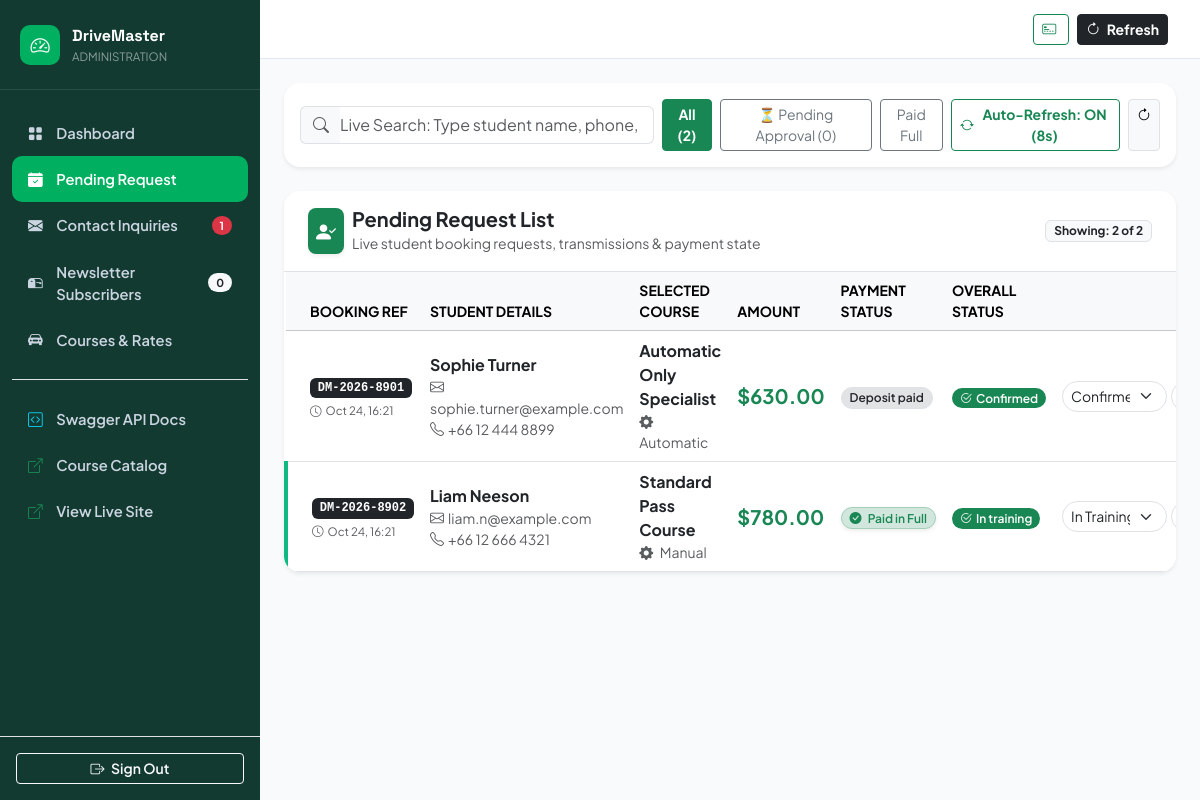
Page /admin/enrollments.php (signed in) on the committed database.
### tables this page shows
CREATE TABLE IF NOT EXISTS `enrollments` (
  `id` INT UNSIGNED AUTO_INCREMENT PRIMARY KEY,
  `booking_reference` VARCHAR(20) NOT NULL UNIQUE,
  `student_name` VARCHAR(100) NOT NULL,
  `student_email` VARCHAR(120) NOT NULL,
  `student_phone` VARCHAR(30) NOT NULL,
  `course_id` INT UNSIGNED DEFAULT NULL,
  `course_name` VARCHAR(120) NOT NULL,
  `course_price` DECIMAL(10, 2) NOT NULL DEFAULT 0.00,
  `pickup_address` VARCHAR(200) DEFAULT NULL,
  `preferred_start_date` DATE DEFAULT NULL,
  `preferred_transmission` ENUM('automatic', 'manual', 'either') DEFAULT 'automatic',
  `payment_gateway` VARCHAR(50) DEFAULT 'square',
  `payment_status` VARCHAR(50) DEFAULT 'unpaid',
  `payment_tx_id` VARCHAR(100) DEFAULT NULL,
  `card_last4` VARCHAR(10) DEFAULT NULL,
  `status` ENUM('pending', 'approved_to_pay', 'confirmed', 'in_training', 'completed', 'cancelled') DEFAULT 'pending',
  `admin_notes` TEXT DEFAULT NULL,
  `created_at` TIMESTAMP DEFAULT CURRENT_TIMESTAMP,
  `updated_at` TIMESTAMP DEFAULT CURRENT_TIMESTAMP ON UPDATE CURRENT_TIMESTAMP,
  CONSTRAINT `fk_enrollments_course` FOREIGN KEY (`course_id`) REFERENCES `courses` (`id`) ON DELETE SET NULL,
  INDEX `idx_enrollments_status` (`status`),
  INDEX `idx_enrollments_email` (`student_email`)
);

### admin/enrollments.php (the view, shortened to what the rows shown need)
<?php
require_once __DIR__ . '/../backend/src/Database.php';
require_once __DIR__ . '/../backend/src/Models/Enrollment.php';
require_once __DIR__ . '/../backend/src/Models/Inquiry.php';
$inquiryStats = Inquiry::countByStatus();
$filters = [];
$enrollments = Enrollment::all($filters);
?>
<!DOCTYPE html>
<html lang="en">
<head>
  <link rel="stylesheet" href="../assets/vendor/fonts/fonts.css">
  <link rel="stylesheet" href="../assets/vendor/bootstrap/css/bootstrap.min.css">
  <link rel="stylesheet" href="../assets/vendor/bootstrap-icons/bootstrap-icons.min.css">
</head>
<body>
  <aside class="admin-sidebar">
    <ul class="sidebar-nav">
      <li>
        <a href="inquiries.php" class="sidebar-nav-link">
          <i class="bi bi-envelope-fill"></i> Contact Inquiries
          <?php if (($inquiryStats['new'] ?? 0) > 0): ?>
            <span class="badge bg-danger ms-auto rounded-pill px-2"><?= $inquiryStats['new'] ?></span>
          <?php endif; ?>
        </a>
      </li>
    </ul>
  </aside>
  <div class="admin-main">
    <div class="p-4 flex-grow-1">
      <div class="card border-0 shadow-sm rounded-4 overflow-hidden bg-white mb-4">
        <div class="table-responsive">
          <table class="table table-hover align-middle mb-0" id="enrollmentsTable">
            <thead class="table-light small text-uppercase">
              <tr>
                <th class="ps-4">Booking Ref</th>
                <th>Student Details</th>
                <th>Selected Course</th>
                <th>Amount</th>
                <th>Payment Status</th>
                <th>Overall Status</th>
                <th class="text-end pe-4" style="min-width: 250px;">Approval &amp; Action</th>
              </tr>
            </thead>
            <tbody>
              <?php if (empty($enrollments)): ?>
                <tr>
                  <td colspan="7" class="text-center py-5 text-muted">
                    <i class="bi bi-calendar-x fs-1 d-block mb-2 text-secondary"></i>
                    No course bookings found for this filter.
                  </td>
                </tr>
              <?php else: ?>
                <?php foreach ($enrollments as $e):
                  $payStatus = $e['payment_status'] ?? 'unpaid';
                  $isPendingSquare = ($payStatus === 'payment_requested');
                  $isApprovedSquare = ($payStatus === 'approved_to_pay');
                  $isPaidSquare = ($payStatus === 'paid_in_full');
                  $isRejected = ($payStatus === 'rejected' || ($e['status'] ?? '') === 'cancelled');
                  $rowClass = $isPendingSquare ? 'pending-row' : ($isPaidSquare ? 'approved-row' : ($isRejected ? 'rejected-row' : ''));
                ?>
                  <tr class="<?= $rowClass ?>" data-search="<?= strtolower(htmlspecialchars(($e['student_name'] ?? '') . ' ' . ($e['student_email'] ?? '') . ' ' . ($e['student_phone'] ?? '') . ' ' . ($e['booking_reference'] ?? '') . ' ' . ($e['course_name'] ?? ''))) ?>">
                    <td class="ps-4">
                      <span class="badge bg-dark font-monospace text-uppercase"><?= htmlspecialchars($e['booking_reference']) ?></span>
                      <div class="small text-muted mt-1" style="font-size: 0.72rem;">
                        <i class="bi bi-clock me-1"></i><?= htmlspecialchars(date('M d, H:i', strtotime($e['created_at'] ?? 'now'))) ?>
                      </div>
                    </td>
                    <td>
                      <div class="fw-bold text-dark fs-6"><?= htmlspecialchars($e['student_name']) ?></div>
                      <div class="small"><a href="mailto:<?= htmlspecialchars($e['student_email']) ?>" class="text-decoration-none text-muted"><i class="bi bi-envelope me-1"></i><?= htmlspecialchars($e['student_email']) ?></a></div>
                      <div class="small text-muted"><i class="bi bi-telephone me-1"></i><?= htmlspecialchars($e['student_phone']) ?></div>
                    </td>
                    <td>
                      <div class="fw-bold text-dark"><?= htmlspecialchars($e['course_name']) ?></div>
                      <div class="small text-muted">
                        <i class="bi bi-gear-fill me-1"></i> <?= ucfirst(htmlspecialchars($e['preferred_transmission'] ?? 'automatic')) ?>
                      </div>
                    </td>
                    <td>
                      <div class="fw-bold text-success fs-5">$<?= number_format((float)$e['course_price'], 2) ?></div>
                    </td>
                    <td>
                      <?php if ($isPendingSquare): ?>
                        <span class="badge bg-warning-subtle text-dark py-1 px-2 border border-warning-subtle shadow-sm rounded-pill fw-semibold">
                          <i class="bi bi-hourglass-split text-warning me-1"></i> Payment Requested
                        </span>
                      <?php elseif ($isApprovedSquare): ?>
                        <span class="badge bg-info-subtle text-primary-emphasis py-1 px-2 border border-info-subtle rounded-pill fw-semibold">
                          <i class="bi bi-unlock-fill text-info me-1"></i> Approved - Waiting Student
                        </span>
                      <?php elseif ($isPaidSquare): ?>
                        <span class="badge bg-success-subtle text-success py-1 px-2 border border-success-subtle shadow-sm rounded-pill fw-semibold">
                          <i class="bi bi-check-circle-fill text-success me-1"></i> Paid in Full
                        </span>
                      <?php elseif ($payStatus === 'rejected'): ?>
                        <span class="badge bg-danger-subtle text-danger py-1 px-2 border border-danger-subtle rounded-pill fw-semibold">
                          <i class="bi bi-x-circle-fill text-danger me-1"></i> Rejected
                        </span>
                      <?php else: ?>
                        <span class="badge bg-secondary-subtle text-dark border py-1 px-2 rounded-pill fw-semibold">
                          <?= ucfirst(str_replace('_', ' ', $payStatus)) ?>
                        </span>
                      <?php endif; ?>
                    </td>
                    <td>
                      <?php
                        $statusBadgeClass = 'bg-secondary text-white';
                        $statusIcon = 'bi-circle';
                        $statusText = ucfirst(str_replace('_', ' ', $e['status'] ?? 'pending'));
                        if ($e['status'] === 'confirmed' || $isPaidSquare) {
                          $statusBadgeClass = 'bg-success text-white';
                          $statusIcon = 'bi-check2-circle';
                        } elseif ($isPendingSquare) {
                          $statusBadgeClass = 'bg-warning text-dark';
                          $statusIcon = 'bi-clock-history';
                        } elseif ($e['status'] === 'approved_to_pay' || $isApprovedSquare) {
                          $statusBadgeClass = 'bg-info-subtle text-primary border border-info-subtle';
                          $statusIcon = 'bi-unlock';
                          $statusText = 'Approved';
                        } elseif ($e['status'] === 'cancelled' || $payStatus === 'rejected') {
                          $statusBadgeClass = 'bg-danger-subtle text-danger border border-danger-subtle';
                          $statusIcon = 'bi-x-circle';
                          $statusText = 'Rejected';
                        }
                      ?>
                      <span class="badge <?= $statusBadgeClass ?> px-2 py-1 rounded-pill fw-semibold">
                        <i class="bi <?= $statusIcon ?> me-1"></i><?= $statusText ?>
                      </span>
                    </td>
                    <td class="text-end pe-4">
                      <div class="d-inline-flex gap-2 align-items-center justify-content-end">
                        <?php if ($isPendingSquare): ?>
                          <form method="POST" class="d-inline m-0">
                            <input type="hidden" name="action" value="approve_square">
                            <input type="hidden" name="ref" value="<?= htmlspecialchars($e['booking_reference']) ?>">
                            <button type="submit" class="btn btn-sm btn-success fw-bold py-1 px-3 shadow-sm rounded-pill d-inline-flex align-items-center" title="Approve booking and send payment link to student via SMTP">
                              <i class="bi bi-check-circle-fill me-1"></i> Approve
                            </button>
                          </form>
                          <form method="POST" class="d-inline m-0">
                            <input type="hidden" name="action" value="reject_square">
                            <input type="hidden" name="ref" value="<?= htmlspecialchars($e['booking_reference']) ?>">
                            <button type="submit" class="btn btn-sm btn-outline-danger fw-bold py-1 px-3 shadow-sm rounded-pill d-inline-flex align-items-center" title="Reject student booking request" onclick="return confirm('Are you sure you want to reject booking <?= htmlspecialchars($e['booking_reference']) ?> for <?= htmlspecialchars($e['student_name']) ?>?')">
                              <i class="bi bi-x-circle-fill me-1"></i> Reject
                            </button>
                          </form>
                        <?php else: ?>
                          <form method="POST" class="d-inline-flex gap-1 align-items-center justify-content-end m-0">
                            <select name="status" class="form-select form-select-sm rounded-pill" style="width: 105px;">
                              <option value="confirmed" <?= $e['status'] === 'confirmed' ? 'selected' : '' ?>>Confirmed</option>
                              <option value="in_training" <?= $e['status'] === 'in_training' ? 'selected' : '' ?>>In Training</option>
                            </select>
                            <select name="payment_status" class="form-select form-select-sm rounded-pill" style="width: 105px;">
                              <option value="unpaid" <?= $payStatus === 'unpaid' ? 'selected' : '' ?>>Unpaid</option>
                              <option value="paid_in_full" <?= $payStatus === 'paid_in_full' ? 'selected' : '' ?>>Paid Full</option>
                            </select>
                          </form>
                        <?php endif; ?>
                      </div>
                    </td>
                  </tr>
                <?php endforeach; ?>
              <?php endif; ?>
            </tbody>
          </table>
        </div>
      </div>
    </div>
  </div>
</body>
</html>

### rows in the picture
enrollments: id "1", booking_reference "DM-2026-8901", created_at "Oct 24, 16:21", student_name "Sophie Turner", student_email "sophie.turner@example.com", student_phone "+66 12 444 8899", course_name "Automatic Only Specialist", preferred_transmission "Automatic", course_price "630.00", payment_status "Deposit paid", status "Confirmed"
enrollments: booking_reference "DM-2026-8902", created_at "Oct 24, 16:21", student_name "Liam Neeson", student_email "liam.n@example.com", student_phone "+66 12 666 4321", course_name "Standard Pass Course", preferred_transmission "Manual", course_price "780.00", shows "Paid in Full", status "In training", status "In Training", payment_status "Paid Full"

### other values in the picture
$subscriberCount "0"
$stats['total_bookings'] "2"
$stats['square_pending'] "0"
count($enrollments) "2"
